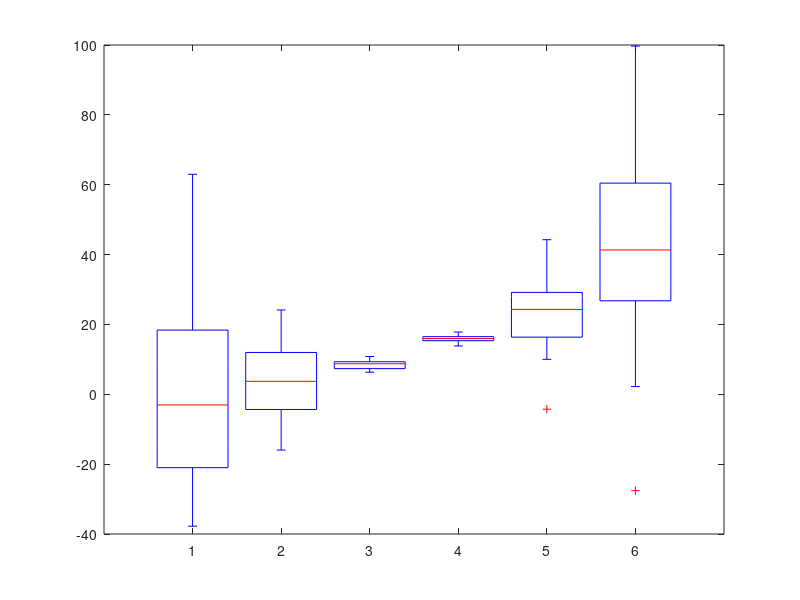

Write the MATLAB code that produced this figure. (Note: this script raises an error after producing the figure.)
%%
%   COURSE: Master statistics and machine learning: intuition, math, code
%      URL: udemy.com/course/statsml_x/?couponCode=202304 
% 
%  SECTION: Visualizing data
%    VIDEO: Box-and-whisker plots
% 
%  TEACHER: Mike X Cohen, sincxpress.com
%

%%

% a clear MATLAB workspace is a clear mental workspace
close all; clear

%% create data for the plot

% data sizes
m = 30; % rows
n =  6; % columns

% generate data
data = bsxfun(@times,30*randn(m,n),linspace(-1,1,n).^2);
data = bsxfun(@plus,data,(1:n).^2);

%% show it!

figure(1), clf

boxplot(data)

boxplot(data,{'one';'two';'three';'four';'five';'six'})

%% alternative: data in a single column, grouped by a separate variable

dataVect = data(:);
dataGrouping = ceil(linspace(eps,n,m*n));

figure(2), clf
boxplot(dataVect,dataGrouping,'notch','on','labels',{'one';'two';'three';'four';'five';'six'})

% for horizontal orientation
%boxplot(dataVect,dataGrouping,'notch','on','labels',{'one';'two';'three';'four';'five';'six'},'orientation','horizontal')

%% done.
